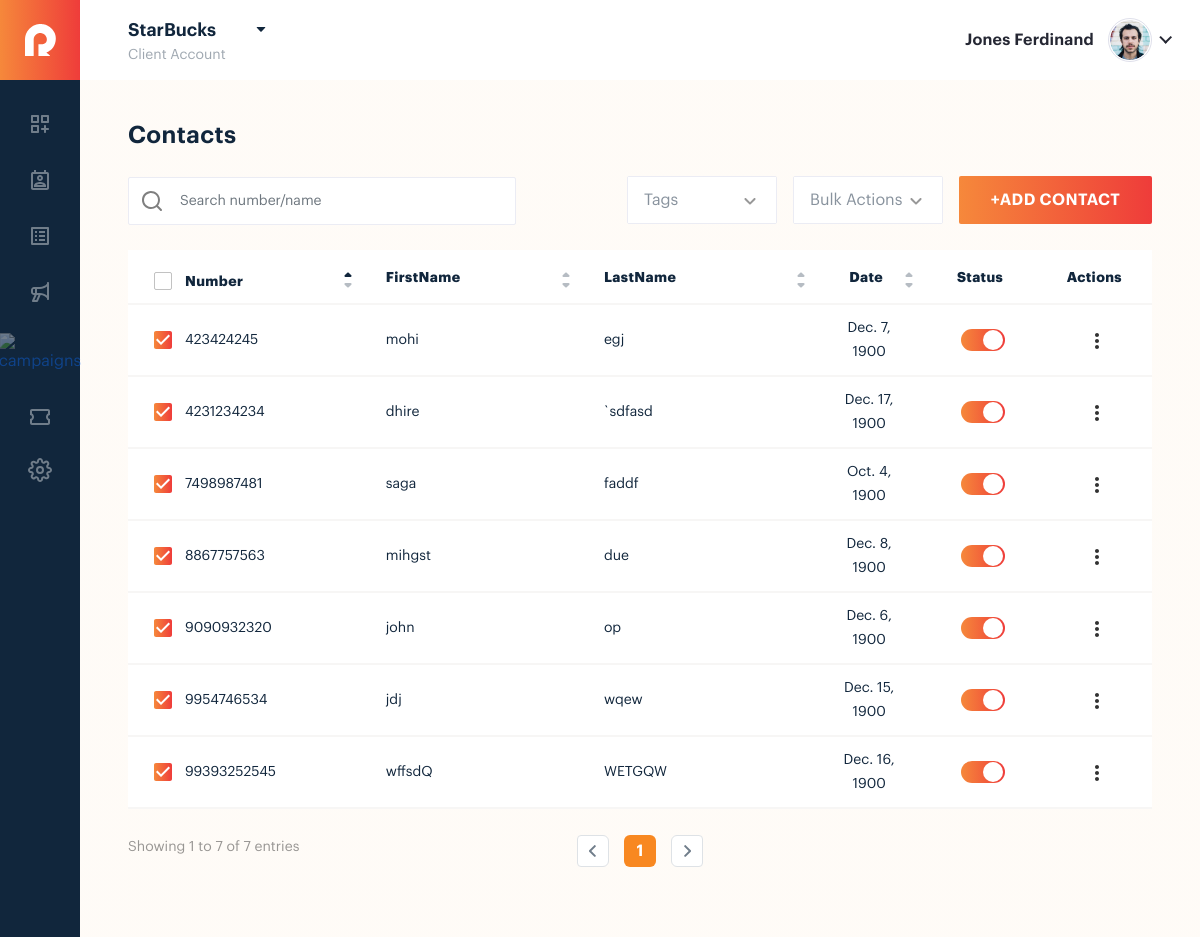
The app's page /, older data.
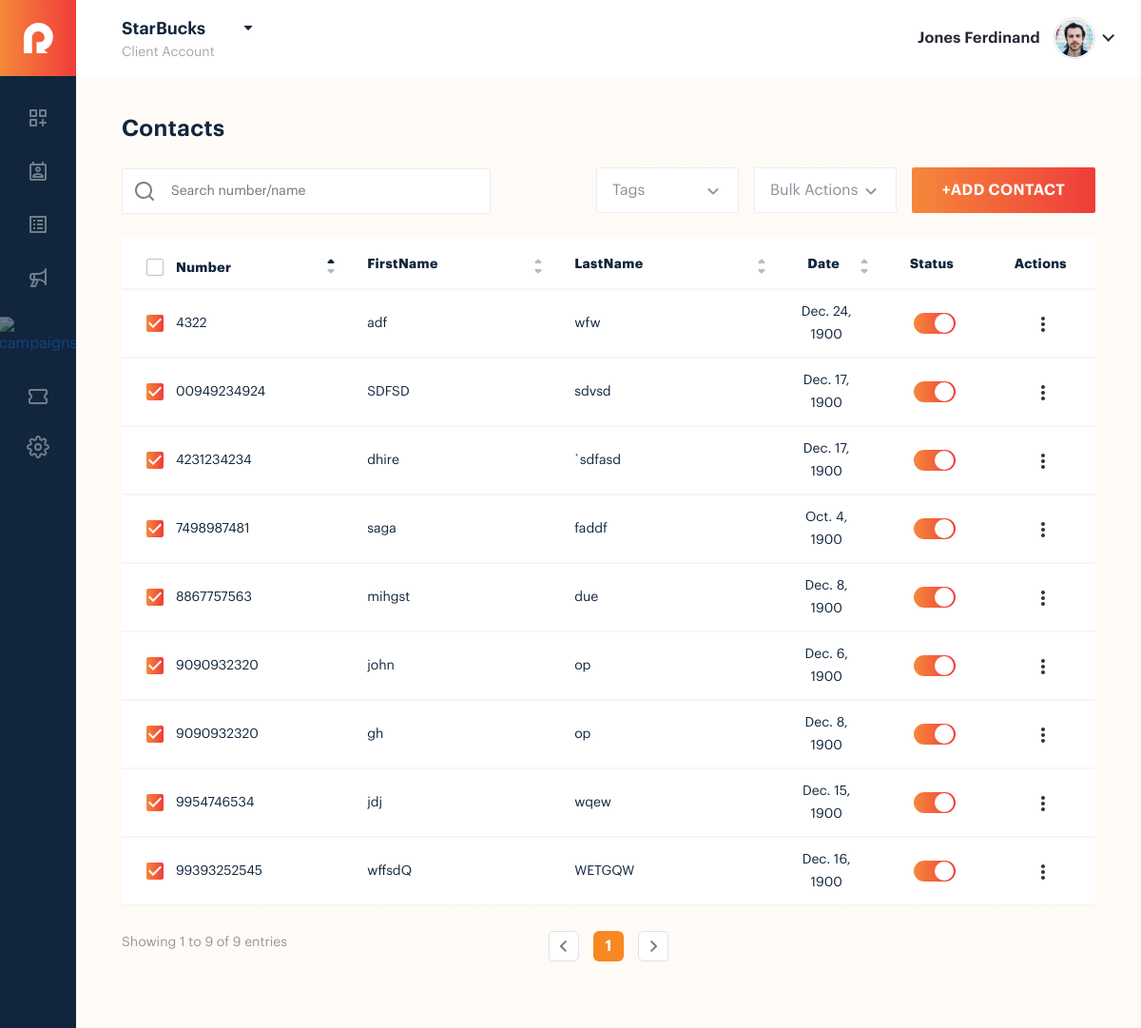
The same page, newer data.
### app1/models.py (models this page shows, shortened)
class Contact(models.Model):
    phone = models.CharField(max_length=10)
    firstname = models.CharField(max_length=125)
    lastname= models.CharField(max_length=150,null=True,blank=True)
    bitrh_date = models.DateField(blank=True,null=True)
    anni_date = models.DateField(blank=True,null=True)
    userid=models.ForeignKey(User,on_delete=models.CASCADE)

### app1/views.py (the view)
# urls.py: path('',views.list,name="listdata"),
def list(request):
    alldata=Contact.objects.all()
    custom_field=Custom.objects.all()
    context={
        'custom_field':custom_field,
        'data':alldata,
    }
    return render(request,'client/client_contact.html',context)

### app1/templates/client/client_contact.html (shortened to what this page needs)
<!DOCTYPE html>
{% load static %}
<html lang="en">
<head>
    <link rel="stylesheet" href="{% static '/css/bootstrap.min.css' %}">
    <link rel="stylesheet" href="{% static '/fonts/graphik_font.css' %}">
    <link rel="stylesheet" href="{% static '/css/dataTables.bootstrap5.min.css' %}">
    <link rel="stylesheet" href="{% static '/css/jquery-ui.css' %}">
    <link rel="stylesheet" href="{% static '/css/select2.min.css' %}">
    <link rel="stylesheet" href="{% static '/css/custom_select_2.css' %}">
    <link rel="stylesheet" href="{% static '/css/dashboard.css' %}">
    <link rel="stylesheet" href="{% static '/css/icons.css' %}">
    <link rel="stylesheet" href="{% static '/css/dashboard.css' %}">
    <link rel="stylesheet" href="{% static '/css/agency_dashboard.css' %}">
    <link rel="stylesheet" href="{% static '/css/agency_settings.css' %}">
    <link rel="stylesheet" href="{% static '/css/admin_user.css' %}">
    <link rel="stylesheet" href="{% static '/css/client_contact.css' %}">
    <link rel="stylesheet" href="{% static '/css/client_list.css' %}">
</head>
<body>
    <div class="client_contact_page cl_contact_page rw_modal_backdrop">
        <header class="rw_header_wrapper">
            <div class="rw_header_inner">
                <div class="header_title agency_header_title" data-bs-toggle="offcanvas" data-bs-target="#offcanvasExample">
                    <h3 >StarBucks</h3>
                    <p>Client Account</p>
                </div>
                <div class="header_profile">
                    <a href="javascript:;">
                        <h4>Jones Ferdinand</h4>
                        <div class="header_profile_image">
                            <img src="{% static 'images/profile.jpg' %}" alt="image">
                        </div>
                    </a>
                </div>
            </div>
            <div class="rw_sidebar">
                <div class="header_logo">
                    <a href="client_dashboard.html"><img src="{% static 'images/logo.svg' %}" alt="logo"></a>
                </div>
                <ul>
                    <li><a href="client_dashboard.html" ><img src="{% static 'images/icons/dashboard.svg' %}" alt="dashboard"></a></li>
                    <li><a href="{% url 'listdata' %}"><img src="{% static 'images/icons/contact.svg' %}" alt="contact"></a></li>
                    <li><a href="client_list.html" ><img src="{% static 'images/icons/bar.svg' %}" alt="bar"></a></li>
                    <li><a href="client_scheduled_broadcast.html"><img src="{% static 'images/icons/broadcast.svg' %}" alt="broadcast"></a></li>
                    <li><a href="campaigns.html" ><img src="{% static 'images/icons/campaigns.svg' %}" alt="campaigns"></a></li>
                    <li><a href="coupon.html"><img src="{% static 'images/icons/coupon.svg' %}" alt="coupon"></a></li>
                    <li><a href="{% url 'customlist' %}"><img src="{% static 'images/icons/settings.svg' %}" alt="settings"></a></li>
                </ul>
            </div>
        </header>
        <div class="rw_inner_area">
            <div class="rw_dashboard_box_wrapper">
                <div class="admin_header agency_header">
                    <div class="dashboard_title">
                        <h1>Contacts</h1>
                    </div>
                </div>
            </div>
            <div class="admin_user_select">
               <div class="d-flex">
                <div class="rw_selectbox tags">
                    <select >
                        <option value="">Tags</option>
                    </select>
                </div>
                <div class="rw_selectbox bulkaction">
                    <select  >
                        <option value="">Bulk Actions</option>
                    </select>
                </div>
               </div>
               <div class="search_icon_wrapper">
                    <div class="rw_dashboard_btn">
                        <a href="javascript:;" class="rw_btn" data-bs-toggle="modal" data-bs-target="#add_contact_tolist">+Add Contact</a>
                    </div>
               </div>
            </div>
            <div class="rw_table_wrapper">
                <div class="rw_table_inner rw_admin_user_table rw_client_contact_table ">
                    <table id="rw_cl_contact_table" class="table rw_pagination " >
                        <thead>
                            <tr>
                                <th>
                                    <div class="rw_checkbox ">
                                        <label for="Number1">Number</label>
                                    </div>
                                </th>
                                <th>FirstName</th>
                                <th>LastName</th>
                                <th class="text-center">Date</th>
                                <th class="sorting_none text-center">status</th>
                                <th class="sorting_none text-center">Actions</th>
                            </tr>
                        </thead>
                        <tbody>
                        {% for i in data %}
                           <tr>
                               <td>
                                <div class="rw_checkbox ">
                                    <label for="checkbox2">{{i.phone}}</label>
                                </div>
                               </td>
                               <td>{{i.firstname}}</td>
                               <td>{{i.lastname}}</td>
                               <td class="text-center">{{i.bitrh_date}}</td>
                               <td class="text-center">
                                   <div class="rw_toggle_switch">
                                      <div class="rw_switch">
                                        <input type="checkbox"  checked>
                                      </div>
                                   </div>
                               </td>
                            <td class="text-center">
                                <div class="action_dropdown">
                                 <ul class="drop_ul">
                                     <li class="position-relative"><a href="javascript:;" class="action_btn"><img src="{% static 'images/icons/action.svg' %}" alt="action"></a>
                                     </li>
                                 </ul>
                                </div>
                            </td>
                           </tr>
                        {% endfor %}
                        </tbody>
                    </table>
                </div>
            </div>
        </div>
    </div>
</body>
</html>

### app1/static/css/agency_settings.css (style rules this page uses)
* { margin: 0; padding: 0; box-sizing: border-box; }
body { font-family: "Graphik"; color: #000; background: linear-gradient(0deg, rgba(245, 157, 49, 0.04), rgba(245, 157, 49, 0.04)), #ffffff; padding: 0 !important; }
ul { margin: 0; padding: 0; list-style: none; }
a { text-decoration: none; transition: all 0.3s ease-in-out; }
.rw_btn { display: flex; align-items: center; justify-content: center; width: 100%; height: 48px; font-weight: 600; font-size: 16px; line-height: 24px; text-align: center; letter-spacing: 0.4px; text-transform: uppercase; color: #fff !important; background: linear-gradient(269.36deg, #ed2a3a -23.62%, #f7983b 120.63%); padding: 0 15px; border-radius: 2px; transition: all 0.3s ease-in-out; outline: none; }
.rw_checkbox { display: flex; align-items: center; }
.rw_checkbox label { font-size: 14px; line-height: 16px; text-align: right; color: rgba(0, 0, 0, 0.5); cursor: pointer; position: relative; margin-left: 33px; }
.rw_checkbox label::before { content: ""; position: absolute; left: -31px; top: 50%; width: 18px; height: 18px; background: transparent; border: 1px solid rgba(0, 0, 0, 0.24); border-radius: 2px; transform: translateY(-50%); }
.rw_checkbox label::after { content: url("../images/icons/checkmark.svg"); position: absolute; left: -31px; top: 50%; width: 18px; height: 18px; transform: translateY(-50%); z-index: 0; display: none; }
.rw_checkbox .check_input:checked ~ label::before { z-index: -1; }
.rw_checkbox .check_input:checked ~ label::after { display: block; }
table.dataTable > thead .sorting_asc:before, table.dataTable > thead .sorting_desc::before { content: url(../images/icons/sorting_up.svg) !important; top: 10px; bottom: auto; right: 10px; }
table.dataTable > thead .sorting_asc:before, table.dataTable > thead .sorting_desc:after { content: url(../images/icons/sorting_down.svg) !important; bottom: 10px; top: auto; right: 10px; }
table.dataTable > thead .sorting:before, table.dataTable > thead .sorting_asc:before, table.dataTable > thead .sorting_desc:before, table.dataTable > thead .sorting_asc_disabled:before, table.dataTable > thead .sorting_desc_disabled:before { content: url(../images/icons/sorting_up.svg) !important; top: 10px; bottom: auto; right: 10px; }
table.dataTable > thead .sorting:after, table.dataTable > thead .sorting_asc:after, table.dataTable > thead .sorting_desc:after, table.dataTable > thead .sorting_asc_disabled:after, table.dataTable > thead .sorting_desc_disabled:after { content: url(../images/icons/sorting_down.svg) !important; bottom: 10px; top: auto; right: 10px; }
.sorting_none::before { display: none !important; }
.sorting_none::after { display: none !important; }
.action_dropdown ul li a { display: block; }
.rw_table_wrapper { padding-top: 20px; padding-bottom: 40px; background: linear-gradient(0deg, rgba(245, 157, 49, 0.04), rgba(245, 157, 49, 0.04)), #ffffff; }
.rw_table_wrapper th { text-transform: capitalize; }
.rw_selectbox { width: 100%; height: 48px; border: 1px solid #ebecf4; box-sizing: border-box; border-radius: 2px; position: relative; }
.rw_selectbox::after { content: url(../images/icons/select_down.svg); position: absolute; top: 50%; right: 20px; opacity: 0.5; transform: translateY(-50%); pointer-events: none; cursor: pointer; }
.rw_selectbox select { -webkit-appearance: none; -moz-appearance: none; appearance: none; width: 100%; height: 100%; border: none; color: rgba(17, 38, 60, 0.5); padding: 0 30px 0 16px; text-transform: capitalize; outline: none; background: #fff; }
.rw_selectbox select option { padding: 10px 0 0; line-height: 30px; }
.rw_toggle_switch .rw_switch { display: flex; align-items: center; justify-content: center; }
.rw_toggle_switch .rw_switch input { -webkit-appearance: none; -moz-appearance: none; appearance: none; width: 44px; height: 22px; border-radius: 12px; background-color: rgba(17, 38, 60, 0.6); margin: 0; border: none; position: relative; cursor: pointer; transition: all 0.3s ease-in-out; }
.rw_toggle_switch .rw_switch input::after { content: ""; position: absolute; width: 20px; height: 20px; top: 50%; left: 2px; background: #ffffff; border-radius: 50%; transform: translateY(-50%); }
.rw_toggle_switch .rw_switch input:checked { background: linear-gradient(269.36deg, #ed2a3a -23.62%, #f7983b 120.63%); }
.rw_toggle_switch .rw_switch input:checked::after { left: auto; right: 2px; }
.rw_admin_user_table { position: relative; }

Row changes from the older to the newer data that the page shows:
removed Contact: phone "423424245", firstname "mohi", lastname "egj", bitrh_date "Dec. 7, 1900"
added Contact: phone "9090932320", firstname "gh", lastname "op", bitrh_date "Dec. 8, 1900"
added Contact: phone "00949234924", firstname "SDFSD", lastname "sdvsd", bitrh_date "Dec. 17, 1900"
added Contact: phone "4322", firstname "adf", lastname "wfw", bitrh_date "Dec. 24, 1900"
Text that changed along with them:
text written by a page script: "Showing 1 to 7 of 7 entries 1" → "Showing 1 to 9 of 9 entries 1"
